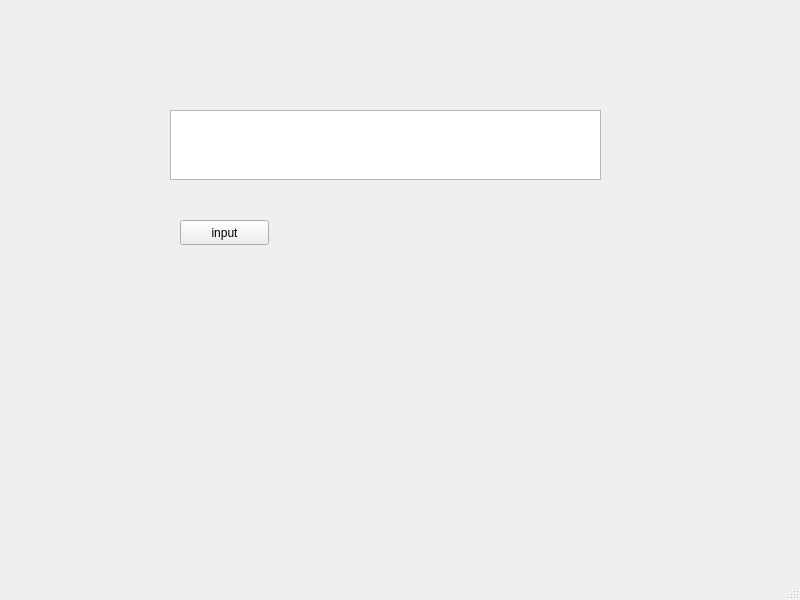
<?xml version="1.0" encoding="UTF-8"?>
<ui version="4.0">
 <class>MainWindow</class>
 <widget class="QMainWindow" name="MainWindow">
  <property name="geometry">
   <rect>
    <x>0</x>
    <y>0</y>
    <width>800</width>
    <height>600</height>
   </rect>
  </property>
  <property name="windowTitle">
   <string>MainWindow</string>
  </property>
  <widget class="QWidget" name="centralwidget">
   <widget class="QPushButton" name="pushButton">
    <property name="geometry">
     <rect>
      <x>180</x>
      <y>220</y>
      <width>89</width>
      <height>25</height>
     </rect>
    </property>
    <property name="text">
     <string>input</string>
    </property>
   </widget>
   <widget class="QTextEdit" name="textEdit">
    <property name="geometry">
     <rect>
      <x>170</x>
      <y>110</y>
      <width>431</width>
      <height>70</height>
     </rect>
    </property>
    <property name="readOnly">
     <bool>true</bool>
    </property>
    <property name="tabStopDistance">
     <double>82.000000000000000</double>
    </property>
   </widget>
  </widget>
  <widget class="QMenuBar" name="menubar">
   <property name="geometry">
    <rect>
     <x>0</x>
     <y>0</y>
     <width>800</width>
     <height>22</height>
    </rect>
   </property>
  </widget>
  <widget class="QStatusBar" name="statusbar"/>
 </widget>
 <resources/>
 <connections/>
</ui>
